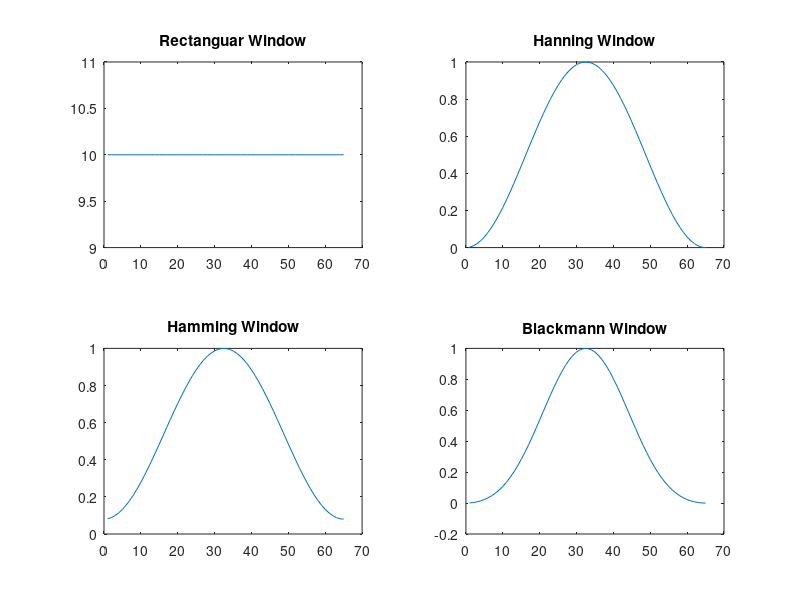

Write the MATLAB code that produced this figure.
N=65

for n=1:1:N
    rect(n)=10
    Hanning(n)=0.5 - 0.5*cos(2*pi*n/N)
    Hamming(n)=0.54 - 0.46*cos(2*pi*n/N)
    Blackmann(n)=0.42 - 0.5*cos(2*pi*n/N) + 0.08*cos(4*pi*n/N)
end

n=1:1:N 

figure(1)
subplot(2,2,1)
plot(n,rect)
title('Rectanguar Window')

subplot(2,2,2)
plot(n,Hanning)
title('Hanning Window')

subplot(2,2,3)
plot(n,Hamming)
title('Hamming Window')

subplot(2,2,4)
plot(n,Blackmann)
title('Blackmann Window')


